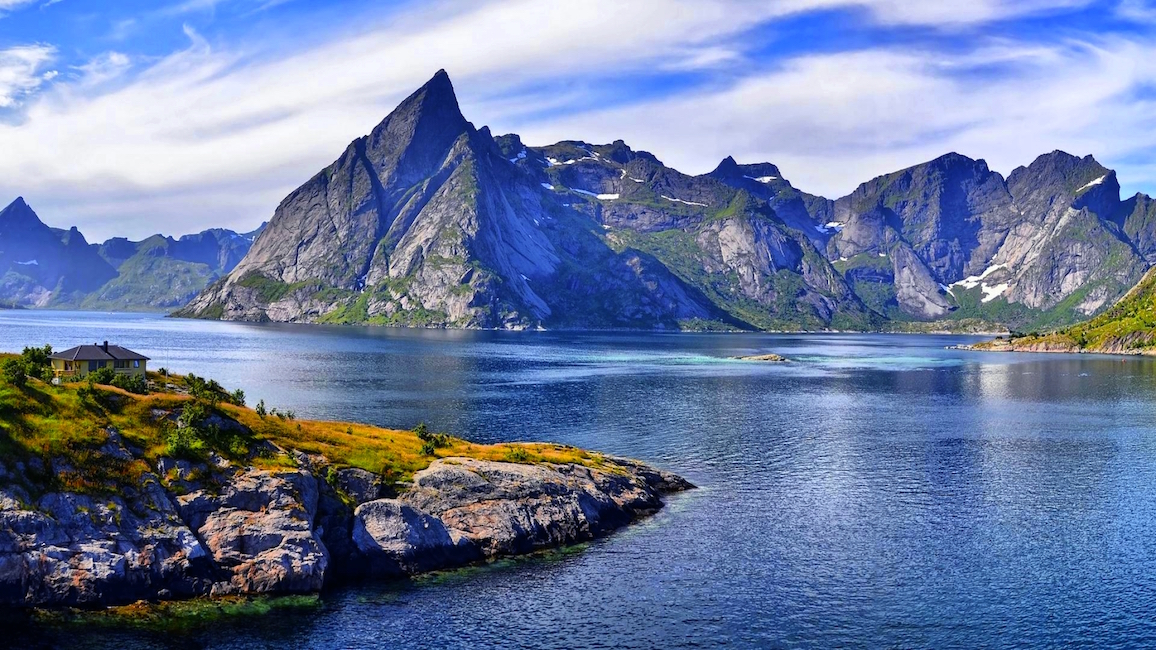
#> input picture Assignment1/mountains.jpg, 1156 x 650 px
$ python a1.py   (older library calls are emulated)
#> lines starting #> are read from the running program, lines starting #| are printed output that depends on the picture
import numpy as np
import matplotlib.pyplot as plt
import matplotlib.cm as cm
import scipy.misc as sm
import math

#Read image
img_rgb = sm.imread('mountains.jpg')
#> img_rgb is the input picture: shape (650, 1156, 3); mean R, G, B 108.4, 124.5, 161.6
#Allocate space for grayscale version of image
img_gray = np.zeros((img_rgb.shape[0], img_rgb.shape[1]))
#Convert image to grayscale
for row in range(len(img_rgb)):
	for col in range(len(img_rgb[row])):
		img_gray[row][col] = np.average(img_rgb[row][col])
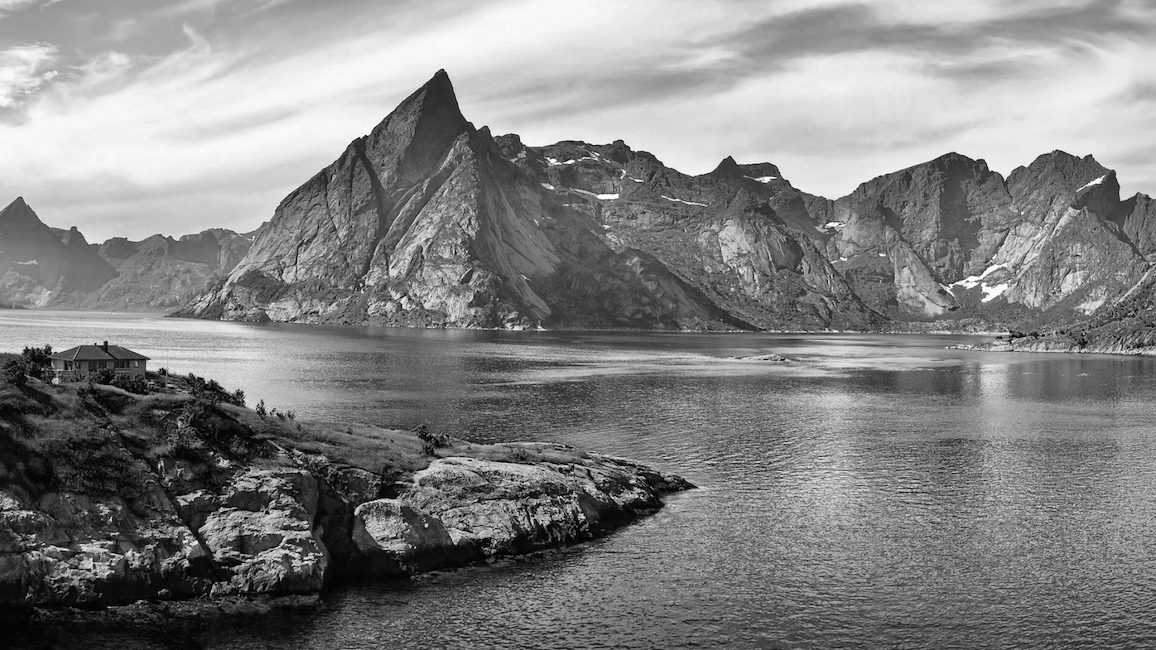
#> img_gray: shape (650, 1156) float64; min 0, max 255, mean 131.5

#Setup variables to store filter h&w and image h&w
img_filter = np.array([[-1,-1,-1],[-1,4,-1],[-1,-1,-1]])[..., None]
img_filter_3d = np.repeat(img_filter, 3, axis=2)
img_height = img_gray.shape[0]
#> img_height = 650
img_width = img_gray.shape[1]
#> img_width = 1156
img_depth = img_rgb.shape[2]
#> img_depth = 3
filter_height = img_filter.shape[0]
filter_width = img_filter.shape[1]

#Function to perform 2D correlation with image and filter
def correlate(padded_img, filter):
	img_output = np.zeros((img_height, img_width))
	for i in range(img_width):
		for j in range(img_height):
			img_output[j][i] = (filter*padded_img[j:j+filter_height, i:i+filter_width]).sum()

	return img_output

#Function to perform 2D correlation with rgb image and 3D filter
def correlate_3d(padded_img, filter):
	img_output = np.zeros((img_height, img_width))
	for i in range(img_width):
		for j in range(img_height):
			img_output[j][i] = (filter*padded_img[j:j+filter_height, i:i+filter_width, :]).sum()

	return img_output

#Add "zero-pad" to deal with border of the image
padded_img = np.zeros((img_height + 2, img_width + 2))
padded_img[1:-1, 1:-1] = img_gray
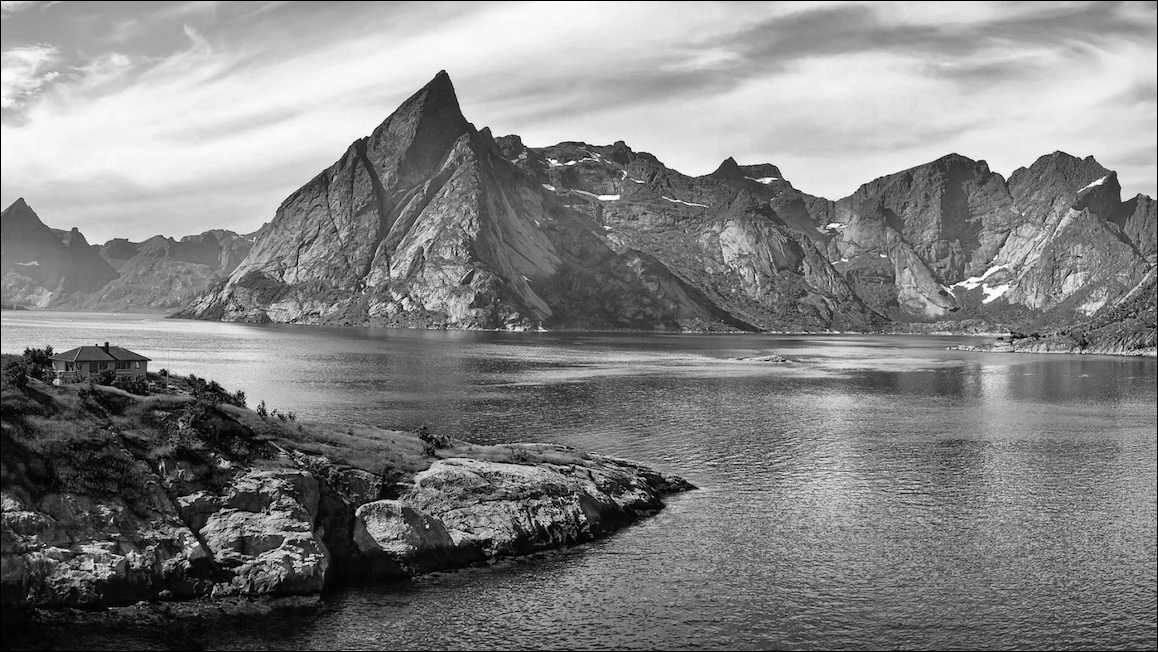
#> padded_img: shape (652, 1158) float64; min 0, max 255, mean 130.8
output = correlate(padded_img, img_filter)
#> after the loop in correlate, `for i in range(img_width):`:
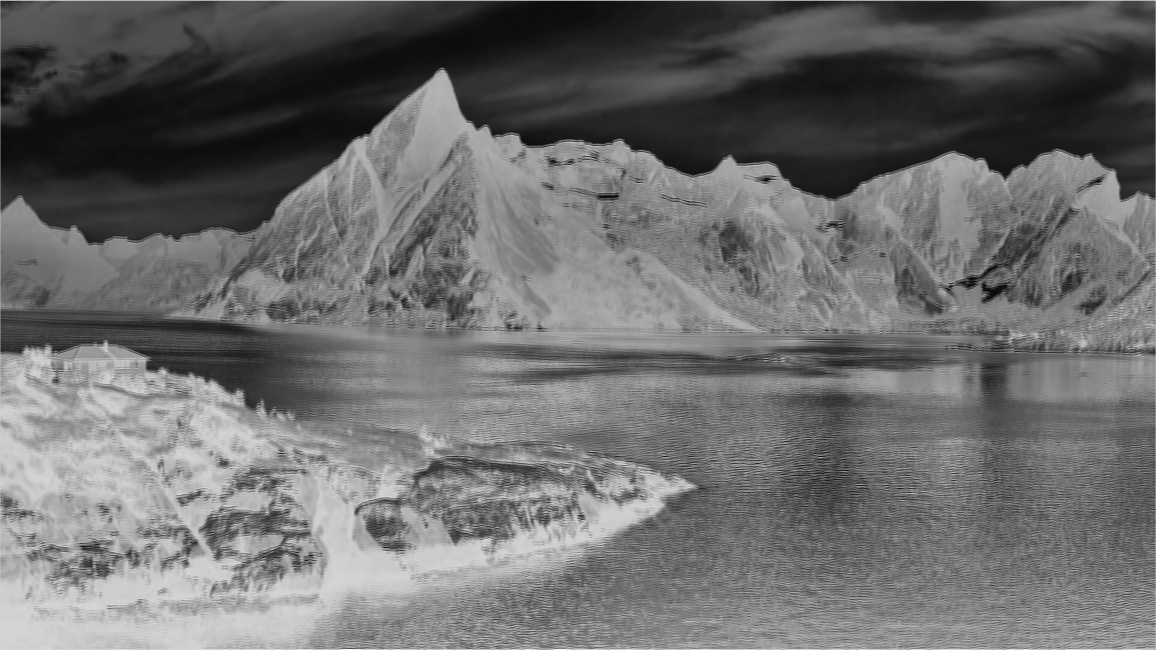
#> img_output: shape (650, 1156) float64; min -3177.7, max 579.3, mean -1573.1; drawn with min black and max white

#Calculate number of padding zeros to add to top, bottom, left and right of image
padding_height = ((img_height - 1) + (filter_height - img_height))
#> padding_height = 2
padding_width = ((img_width - 1) + (filter_width - img_width))
#> padding_width = 2
padding_top = padding_height // 2
#> padding_top = 1
padding_bottom = padding_height - padding_top
#> padding_bottom = 1
padding_left = padding_width // 2
#> padding_left = 1
padding_right = padding_width - padding_left
#> padding_right = 1

#Add "zero-pad" to deal with top, bottom, left and right of image
padded_rgb_img = np.zeros((img_height + padding_height, img_width + padding_width, img_depth))
padded_rgb_img[padding_top:-padding_bottom, padding_left:-padding_right, :] = img_rgb
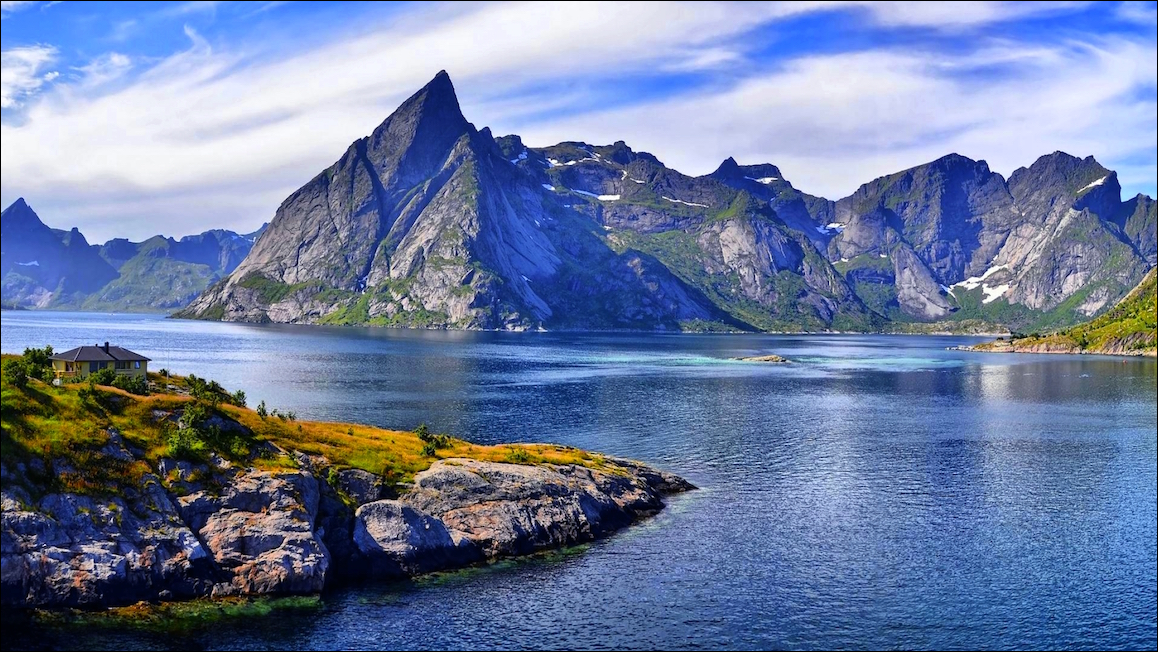
#> padded_rgb_img: shape (652, 1158, 3) float64; mean R, G, B 107.8, 123.9, 160.8
output_rgb = correlate_3d(padded_rgb_img, img_filter_3d)
#> after the loop in correlate_3d, `for i in range(img_width):`:
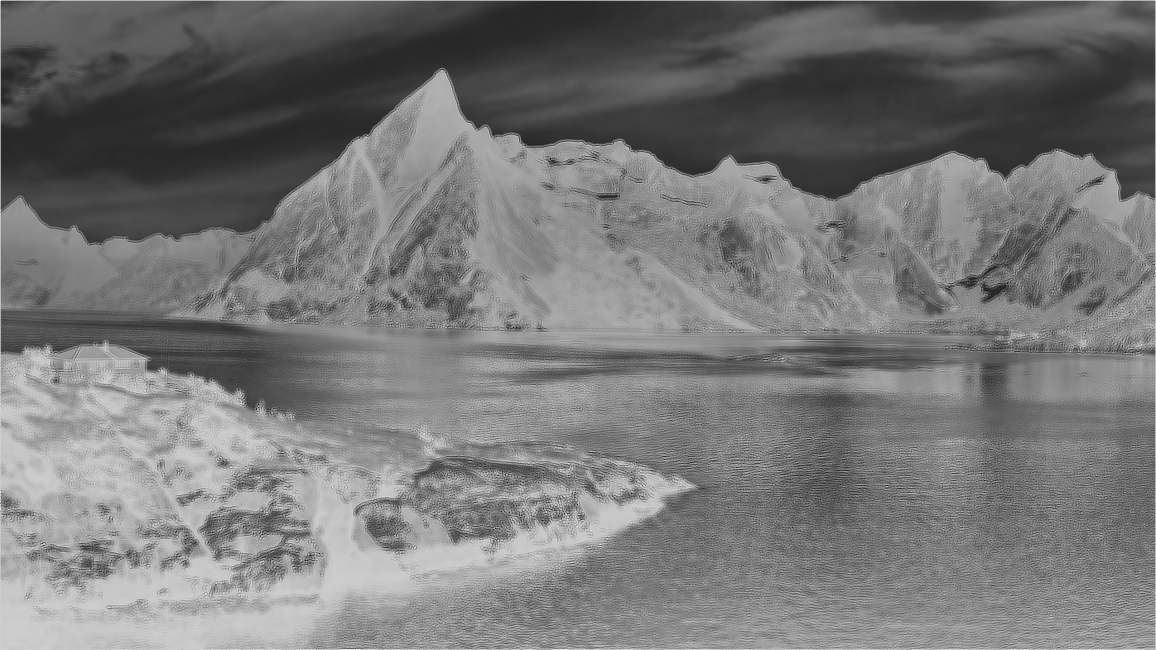
#> img_output: shape (650, 1156) float64; min -3699, max 840, mean -1572; drawn with min black and max white

# [18 lines of commented-out code are left out]

def create_gauss_filter(sigma_x, sigma_y):
	sigma = math.sqrt((sigma_x)**2 + (sigma_y)**2)
	# creates filter of shape based on mathworks imgaussfilt fn
	shape = 2 * math.ceil(2*sigma)+1
	u, v = np.mgrid[-shape:shape+1, -shape:shape+1]
	const = 2 * (sigma**2)
	h = np.exp(-((u**2 + v**2)/const))
	return h/(math.pi*const)

$ run again, with Assignment1/court.jpg copied over Assignment1/mountains.jpg
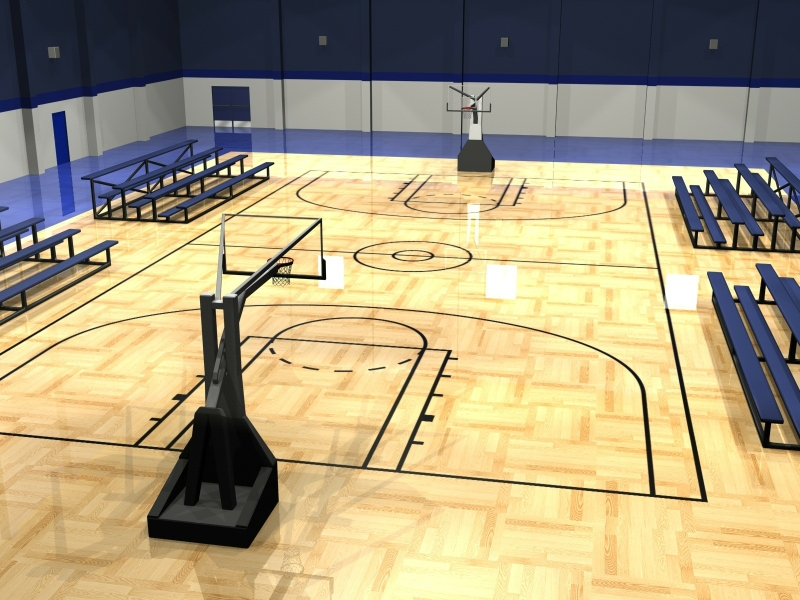
#> input picture Assignment1/court.jpg, 800 x 600 px
#> img_rgb is the input picture: shape (600, 800, 3); mean R, G, B 172.9, 159.9, 126.6
#> after the loop `for row in range(len(img_rgb)):`:
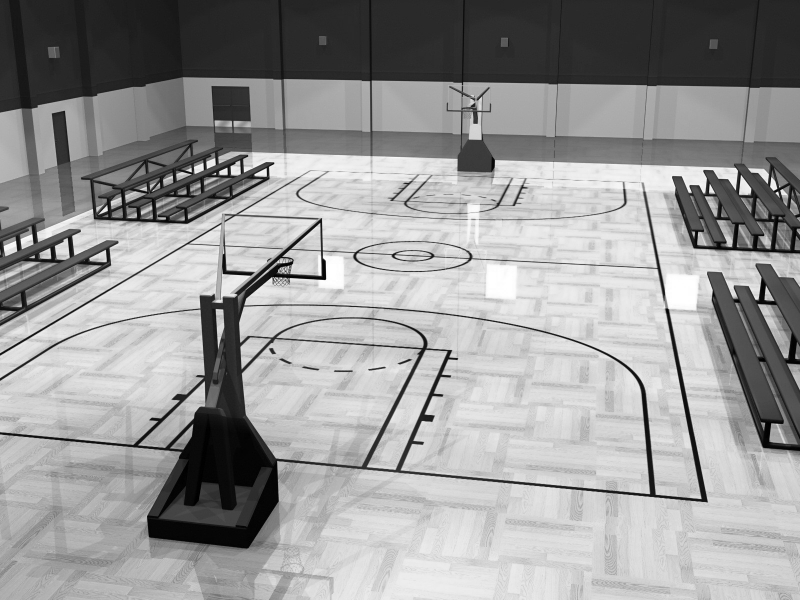
#> img_gray: shape (600, 800) float64; min 0, max 255, mean 153.1
#> after the loop in correlate_3d, `for i in range(img_width):`:
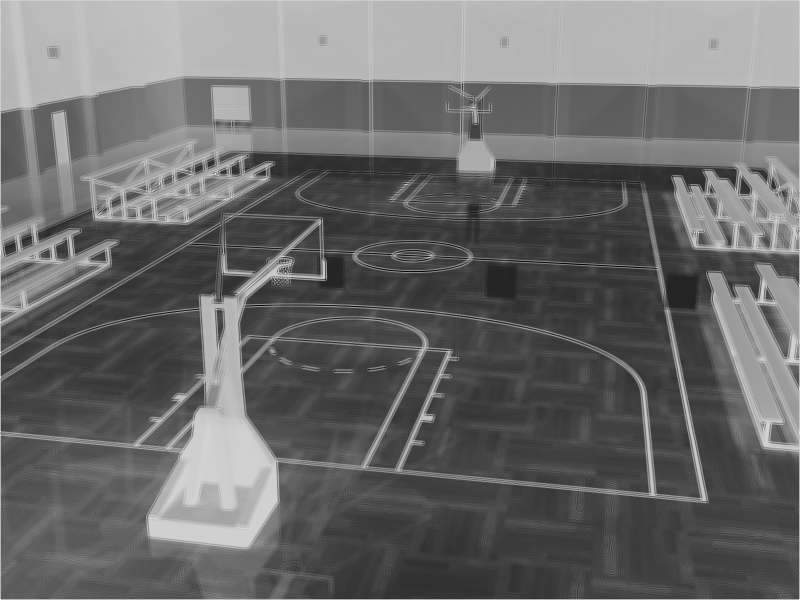
#> img_output: shape (600, 800) float64; min -3689, max 740, mean -1831.3; drawn with min black and max white

$ run again, with Assignment1/q2c.jpg copied over Assignment1/mountains.jpg
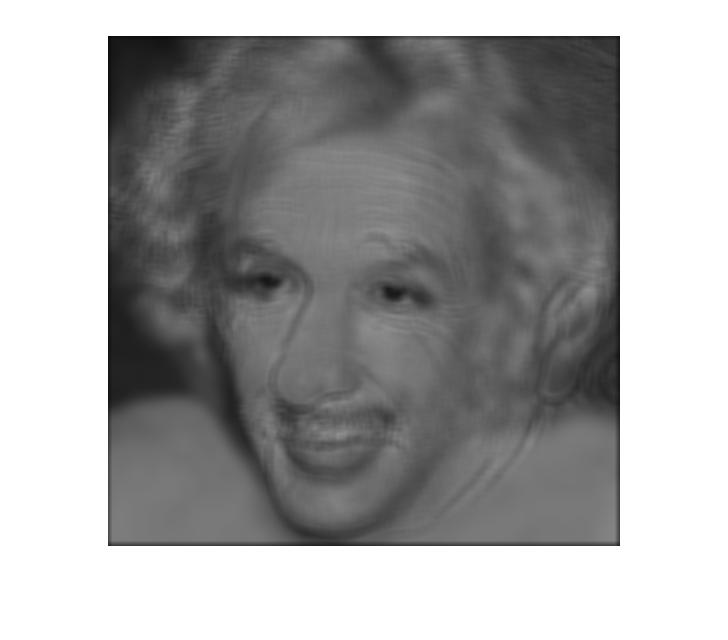
#> input picture Assignment1/q2c.jpg, 728 x 640 px
#> img_rgb is the input picture: shape (640, 728, 3); min 2, max 255, mean 164.3
#> after the loop in correlate, `for i in range(img_width):`:
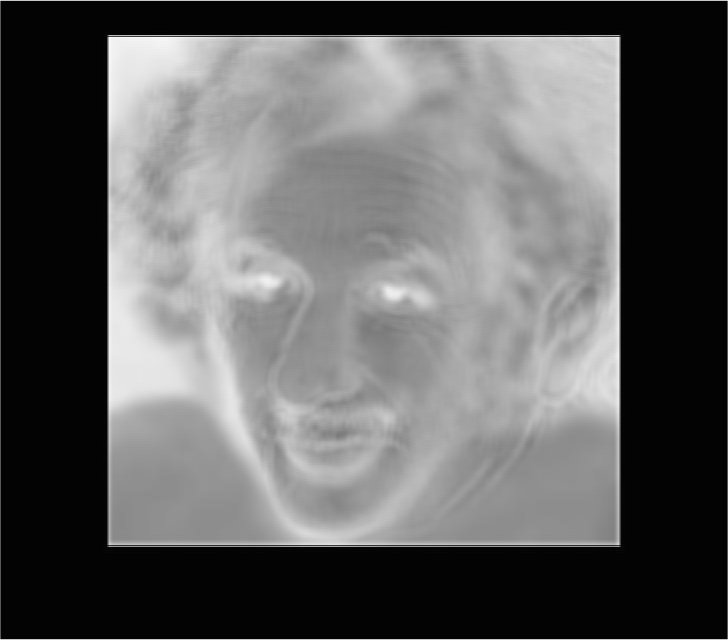
#> img_output: shape (640, 728) float64; min -3106, max -117, mean -1961.6; drawn with min black and max white
#> after the loop in correlate_3d, `for i in range(img_width):`:
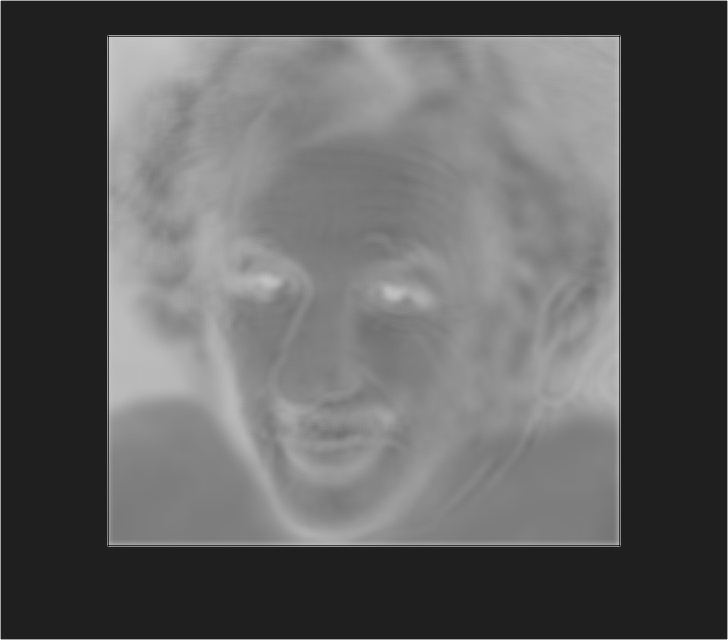
#> img_output: shape (640, 728) float64; min -3591, max 765, mean -1958.1; drawn with min black and max white
